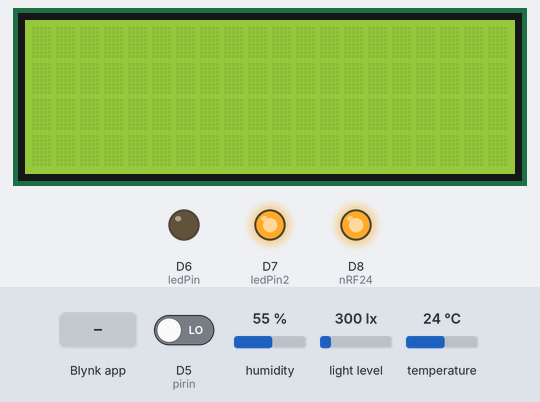
Bench run of a sketch on a simulated ESP8266 (NodeMCU). Parts: 20×4 character LCD, output pins drawn as LEDs (lit = HIGH). The inputs (shaded band) are chosen by the test bench; at power-on: temperature 24 °C, light level 300 lx, D5 (pirin) LOW, humidity 55 %. WiFi joins after 1.5 s; servers stay silent unless stated; network time is answered at once with the bench clock; the local clock reads 2024-03-15 10:24:30 at power-on unless the sketch sets it; what the sketch prints to the serial monitor is not drawn.

Above: at 3.0 s.
3.1 s: Blynk app writes 0 to V5
At 7.3 s:
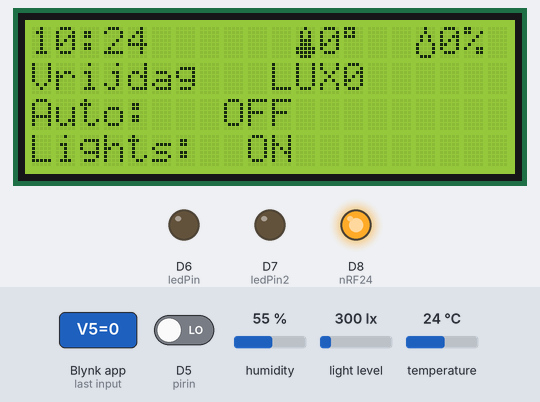
11.3 s: Blynk app writes 0 to V1
At 14.9 s:
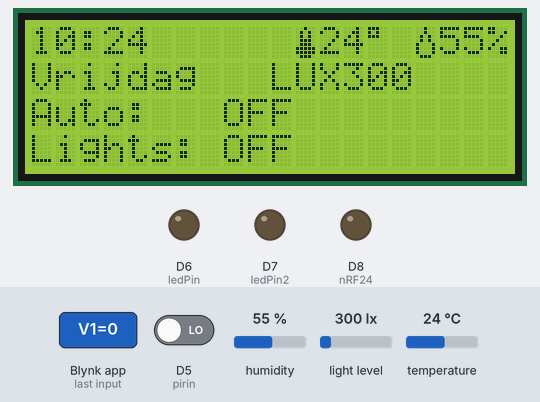
15.6 s: temperature set to 0 °C
At 23.3 s:
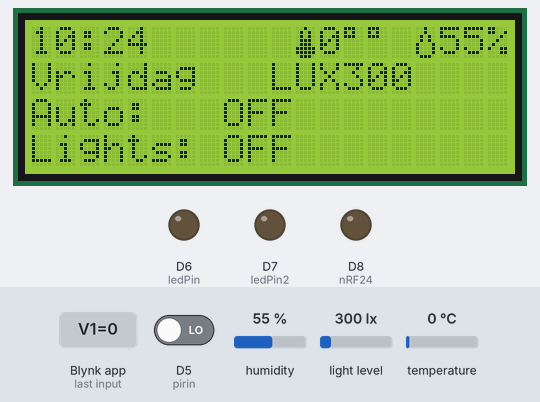
23.6 s: Blynk app writes 1 to V5
At 27.4 s:
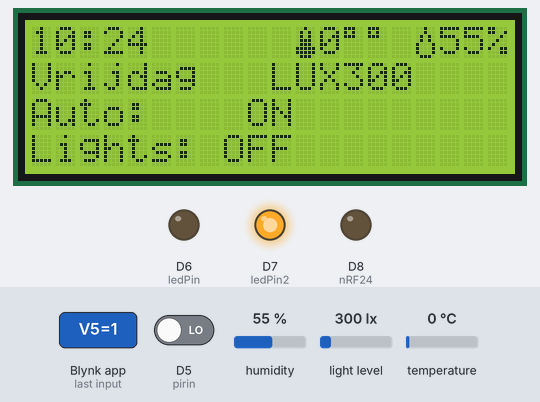
34.4 s: temperature set to 12 °C
At 43.1 s:
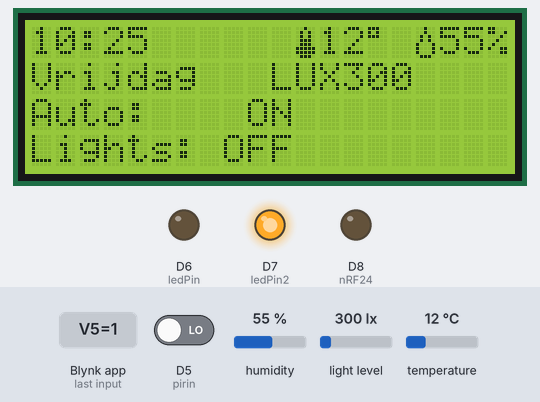
43.4 s: light level set to 40 lx
At 50.7 s:
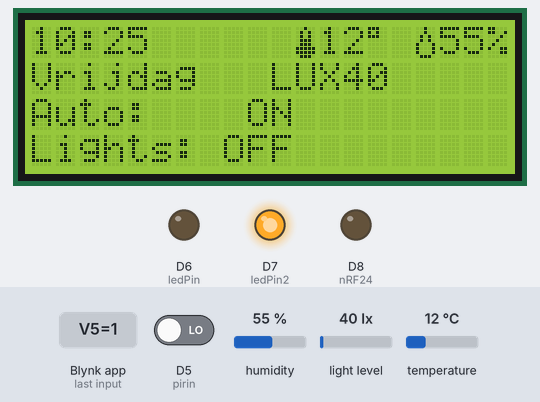
Timing chart, 0 to 55.2 s (numbered marks = the images above; inputs shaded):
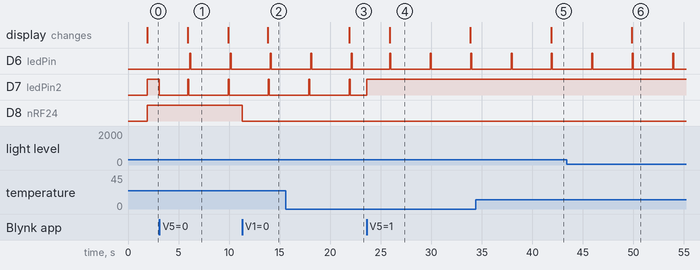

The sketch:

Outdoor_Lighting_ESP8266_V3.4.ino
```cpp
//_______________include libraries here._______________
#include <ESP8266WiFi.h>
#include <Wire.h>
#include <BlynkSimpleEsp8266.h>
#include <Adafruit_PWMServoDriver.h>
#include <BH1750.h>
#include <SensorUtil.h>
#include <WiFiUdp.h>
#include <NTPClient.h>
#include <LiquidCrystal_I2C.h>
#include <dht11.h>
#include <SimpleTimer.h>
//_____________________________________________________


//________________define stuff here.___________________
#define lightSensorAdress 0x23     // I2C addres of Light sensor.                            Default =  0x23.
Adafruit_PWMServoDriver pwm = Adafruit_PWMServoDriver(); // I2C addres of PWM breakout.      Default =  0x40.
// Set the LCD I2C address   Default =  0x27.
LiquidCrystal_I2C lcd(0x27, 20, 4);
//#define BLYNK_PRINT Serial       // Debugging for blynk, turn of when not needed.
WiFiUDP ntpUDP;
const long utcOffsetInSeconds = 7200;   //Winter (3600)  Zomer(7200).
NTPClient timeClient(ntpUDP, "europe.pool.ntp.org", utcOffsetInSeconds);
BH1750 lightMeter;
#define DHT11PIN D4
dht11 DHT11;
SimpleTimer timer;
WidgetLED led1(V9);
WidgetLED led2(V12);


//____________________________________________________


//____________________All variables____________________
int val = 0;
int pinValue = 0;
int pinData = 0;
int i = 0;
int lux = 0;
int autoMode = 1;
int currentHour;
int currentMinutes;
int currentDay;
int ledPin = D6;  //licht for RST. (White LED)
int ledPin2 = D7; //licht for auto mode.(Red LED)
int nRF24 = D8;
int pirin = D5;   //input for Pir motion sensor
int lichtsOnOff = 0;
int k = 0;
int tempWarning = 0;
int pir = 0;


//____________________________________SETTINGS________________________________________
// Blynk settings
char auth[] = "************";               //Auth key.
char ssid[] = "************";               //WIFI SSID it connects with.
char pass[] = "************";               //WIFI password.

//Min Lux, is when the light go ON.
int minLux = 1;
//Max Lux, is when the light go OFF.
int maxLux = 15;


//=============Vrijdag T/M Zaterdag==============
//Defining start day time:
int startHour = 2;  //Lights go out at 1:59./
//Defining end day time:
int endHour = 6; //Lights turn on at 6:59.
//===============================================


//=============Zondag T/M Donderdag=============
//Defining start day time:
int startHour1 = 0;  //Lights go out at 23:59./
//Defining end day time:
int endHour1 = 6; //Lights turn on at 6:59.
//===============================================
//____________________________________End SETTINGS_______________________________________


//Bitmap IMG
byte temp[8] = {
  B00100,
  B01010,
  B01010,
  B01110,
  B01110,
  B11111,
  B11111,
  B01110
};

byte vocht[8] = {
  B00100,
  B00100,
  B01010,
  B01010,
  B10001,
  B10001,
  B10001,
  B01110
};


void setup() {
  Serial.begin(115200); // For debugging.
  while (!Serial) {}; // wait for serial port to connect. Needed for native USB port only.
  Blynk.begin(auth, ssid, pass); //ESP8266 connects to WiFi.
  timer.setInterval(4000L, secondTimer); //Time length of the 2nd timer.

  //The I2c bus starts on the indicated pins.
  Wire.begin(4, 5);   //Define the i2c pins on the ESP8266    SDA, GPIO4 = D2___SCL, GPIO5 = D1.

  lcd.begin(); //Start the I2c LCD screen.
  lcd.createChar(1, temp);
  lcd.createChar(2, vocht);

  lightMeter.begin(BH1750::ONE_TIME_LOW_RES_MODE);  //Begins the sensor en sets it to the LowRes Mode.
  pwm.begin();
  pwm.setPWMFreq(1600); // This is the maximum PWM frequency.
  timeClient.begin(); //Start communication with the time server to retrieve the time.

  pinMode(pirin, INPUT);
  pinMode(ledPin, OUTPUT);
  pinMode(ledPin2, OUTPUT);
  pinMode(nRF24, OUTPUT);
  Blynk.notify("Buiten verlichting is ACTIEF."); //Sends a notification to your phone that the system is active.
}


void loop() {
  Blynk.run(); //Communication with the app.
  timer.run(); //2nd timer to time stuff.
  pir = digitalRead(pirin);
  if (pir == 1) {
    led2.on();
  }
  else {
    led2.off();
  }
  Serial.println(pir);

  //Writes temperature and LUX data to the app.
  Blynk.virtualWrite(V0, DHT11.temperature);
  Blynk.virtualWrite(V3, lux);


  //____________Auto Mode____________
  if (autoMode == 1 ) {
    digitalWrite(ledPin2, HIGH); //Turns ON the LED to see that Auto Mode is ON.
    Blynk.virtualWrite(V5, 1); //turns on the button in the app.


    //=============================Weekend=============================
    if (currentDay == 6 || currentDay == 0) {
      if (lux < minLux ) {
        if (currentHour >= startHour && currentHour <= endHour ) {
          if (pir == 1) {
            turnAllOn();
          }
          else if (pir == 0) {
            turnAllOff();
            Serial.println("OFF");
            pwm.setPin(10, 4096 );//setPWM(channel, on, off).
          }
        }
        else {
          turnAllOn();
          Serial.println("ON");
        }
      }
      else if (lux > maxLux) {
        turnAllOff();
        Serial.println("OFF");
      }
    }

    //=========================During the week===========================
    else {
      if (lux < minLux ) {
        if (currentHour >= startHour1 && currentHour <= endHour1 ) {
          if (pir == 1) {
            turnAllOn();
          }
          else if (pir == 0) {
            turnAllOff();
            Serial.println("OFF");
            pwm.setPin(10, 4096 );//setPWM(channel, on, off).
          }
        }
        else {
          turnAllOn();
          Serial.println("ON");
        }
      }
      else if (lux > maxLux) {
        turnAllOff();
        Serial.println("OFF");
      }
    }
  }
  //====================================================================

  else {
    digitalWrite(ledPin2, LOW);//Turns OFF the LED to see that Auto Mode is OFF.
    Blynk.virtualWrite(V5, 0); //turns on the button in the app.
  }
}


void secondTimer() {
  getTime();                           //Get Time.
  DrawLcd();                           //Draws the LCD.
  int chk = DHT11.read(DHT11PIN);      //Get the Temperature from DHT11.
  lux = lightMeter.readLightLevel();   //Get the Lux from BH1750.


  //lets the status LED flash.
  //----------------------------------
  if (autoMode == 0 ) {
    digitalWrite(ledPin2, HIGH);
    delay(100);
    digitalWrite(ledPin2, LOW);
    delay(100);
  }

  digitalWrite(ledPin, HIGH);
  delay(100);
  digitalWrite(ledPin, LOW);
  delay(100);
  //----------------------------------


  //If auto mode is still off by morning, than turn it on again.
  //-------------------------------------------------------------
  if (autoMode == 0 ) {
    if (currentHour == endHour) {
      autoMode = 1;
    }
  }
  //-------------------------------------------------------------


  //if the temperature becomes too high, a message is sent.
  //-------------------------------------------------------------
  if  (tempWarning == 0) {
    if (DHT11.temperature > 45) {
      Blynk.notify("WAARSCHUWING!   Tempratuur boven 45°C, Kontroleer systeem.");
      tempWarning = 1;
    }
  }
  if (DHT11.temperature <= 42) {
    tempWarning = 0;
  }
  //-------------------------------------------------------------
}


//display / Serial stuff.
void DrawLcd() {


  //writes the time to the screen.
  //-------------------------------------------------------------
  lcd.setCursor(0, 0);
  lcd.print(currentHour);
  lcd.setCursor(2, 0);
  lcd.print(":");
  lcd.setCursor(3, 0);
  lcd.print("  ");
  lcd.setCursor(3, 0);
  lcd.print(currentMinutes);
  lcd.setCursor(9, 1);
  //-------------------------------------------------------------


  //LCD Draw Day of the week.
  //-------------------------------------------------------------
  lcd.setCursor(0, 1);
  if (currentDay == 0) {
    lcd.print("Zondag   ");
  }
  else if (currentDay == 1) {
    lcd.print("Maandag  ");
  }
  else if (currentDay == 2) {
    lcd.print("Dinsdag  ");
  }
  else if (currentDay == 3) {
    lcd.print("Woensdag ");
  }
  else if (currentDay == 4) {
    lcd.print("Donderdag  ");
  }
  else if (currentDay == 5) {
    lcd.print("Vrijdag  ");
  }
  else if (currentDay == 6) {
    lcd.print("Zaterdag ");
  }
  //-------------------------------------------------------------


  lcd.setCursor(10, 1);
  lcd.print("LUX");
  lcd.setCursor(13, 1);
  lcd.print("       ");
  lcd.setCursor(13, 1);
  lcd.print(lux);

  if (lichtsOnOff == 1) {
    lcd.setCursor(0, 3);
    lcd.print("Lights:  ON");
  }
  else {
    lcd.setCursor(0, 3);
    lcd.print("Lights: OFF");
  }

  if (autoMode == 1 ) {
    lcd.setCursor(0, 2);
    lcd.print("Auto:    ON");
  }
  else {
    lcd.setCursor(0, 2);
    lcd.print("Auto:   OFF");
  }
  lcd.setCursor(11, 0);
  lcd.write(byte(1));
  lcd.setCursor(12, 0);
  lcd.print((float)DHT11.temperature, 0);
  lcd.print((char)223);
  lcd.setCursor(16, 0);
  lcd.write(byte(2));
  lcd.print((float)DHT11.humidity, 0);
  lcd.print("%");
}


//retrieved time from time server.
//-------------------------------------------------------------
void getTime() {
  timeClient.update();
  currentHour = timeClient.getHours();
  currentMinutes = timeClient.getMinutes();
  currentDay = timeClient.getDay();
}
//-------------------------------------------------------------


//turn everything on.
//-------------------------------------------------------------
void turnAllOn() {
  for (int i = 0; i <= 7; i++) {
    pwm.setPin(i, 4096 );//setPWM(channel, on, off).
  }
  for (int j = 8; j <= 11; j++) {
    pwm.setPin(j, 0 );//setPWM(channel, on, off).
  }
  lichtsOnOff = 1;
  Blynk.virtualWrite(V1, 1);
  led1.on();
  digitalWrite(nRF24, HIGH);
  Serial.println("ON");
}
//-------------------------------------------------------------


//turn everything off.
//-------------------------------------------------------------
void turnAllOff() {
  for (int i = 0; i <= 7; i++) {
    pwm.setPin(i, 0 );//setPWM(channel, on, off)
  }
  for (int j = 8; j <= 11; j++) {
    pwm.setPin(j, 4096 );//setPWM(channel, on, off)
  }
  lichtsOnOff = 0;
  Blynk.virtualWrite(V1, 0);
  led1.off();
  digitalWrite(nRF24, LOW);
  Serial.println("OFF");
}
//-------------------------------------------------------------


//blynk app stuff.
//-------------------------------------------------------------
BLYNK_WRITE(V1) {
  int pinValue = param.asInt();

  if (pinValue == 1) {
    lichtsOnOff = 1;
    turnAllOn();
  }
  else {
    lichtsOnOff = 0;
    turnAllOff();
  }
  yield();
}

BLYNK_WRITE(V2)
{
  int pinValue = param.asInt();
  for (int i = 0; i <= 4; i++) {
    pwm.setPin(i, pinValue );//setPWM(channel, on, off)
  }
  yield();
}

BLYNK_WRITE(V4) {
  int pinValue = param.asInt();
  pwm.setPin(10, pinValue );//setPWM(channel, on, off)
}

BLYNK_WRITE(V5) {
  autoMode = param.asInt();
}

BLYNK_WRITE(V6) {
  int pinValue = param.asInt();
  pwm.setPin(11, pinValue );//setPWM(channel, on, off)
}

BLYNK_WRITE(V7) {
  int pinValue = param.asInt();
  for (int i = 0; i <= 2; i++) {
    pwm.setPin(i, pinValue );//setPWM(channel, on, off)
  }
  yield();
}

BLYNK_WRITE(V8) {
  int pinValue = param.asInt();
  for (int i = 3; i <= 4; i++) {
    pwm.setPin(i, pinValue );//setPWM(channel, on, off)
  }
  yield();
}

BLYNK_WRITE(V10) {
  int pinValue = param.asInt();
  pwm.setPin(5, pinValue );//setPWM(channel, on, off)
  yield();
}

BLYNK_WRITE(V11) {
  int pinValue = param.asInt();
  pwm.setPin(6, pinValue );//setPWM(channel, on, off)
  yield();
}

BLYNK_WRITE(V13) {
  int pinValue = param.asInt();
  if (pinValue == 0){
  digitalWrite(nRF24, LOW);
  }

  else {
    digitalWrite(nRF24, HIGH);
    }
}

//D8
```

Measured:
- after the input at 3.1 s, D7 (ledPin2): goes LOW 2.8 s, HIGH 0.10 s, LOW 3.9 s, HIGH 0.10 s, then LOW, starting at once; D8 (nRF24): stays HIGH (without the input it goes to LOW after 3.0 s); the display: changes after 2.8 s (image 1)
- after the input at 11.3 s, D8 (nRF24): HIGH → LOW at once; the display: changes after 2.5 s (image 2)
- after the input at 15.6 s, the display: changes after 6.3 s (image 3)
- after the input at 23.6 s, the display: changes after 2.3 s (image 4)
- after the input at 34.4 s, the display: changes after 7.5 s (image 5)
- after the input at 43.4 s, the display: changes after 6.4 s (image 6)
- by itself, D6 (ledPin): alternates HIGH for 0.10 s and LOW for 3.9 s
